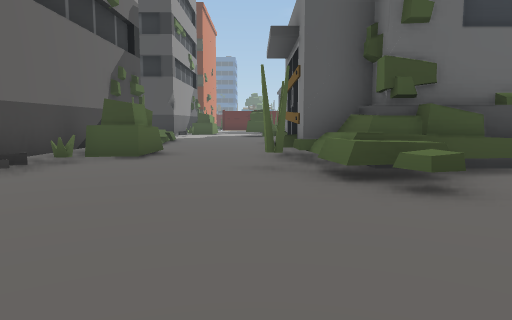
View 1 (above)

24 first-person views from a walk through a 3-D level made in the Unity game engine. The camera is 1.3 m above the floor, tilts 6° down and sees 70° across. The floor is counted in squares, 2 m on a side. Each view is taken from the middle of a square. On the plan, view 1 faces up. The plan holds only what a view shows up to about 11 squares ahead; the rest is blank. The place goes on beyond the plan. The player character is not drawn.

View 2
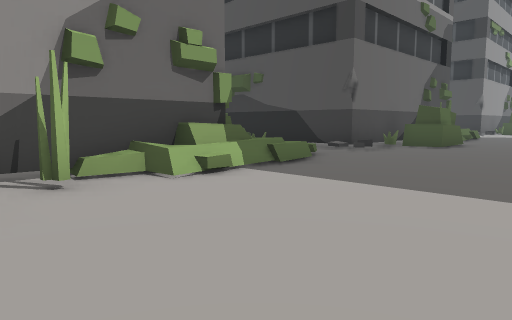

View 3
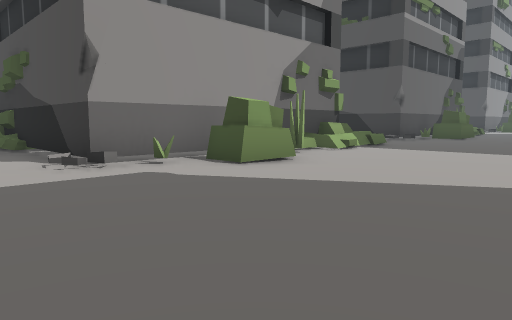

View 4
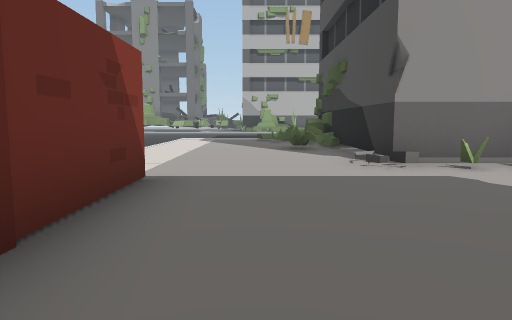

View 5
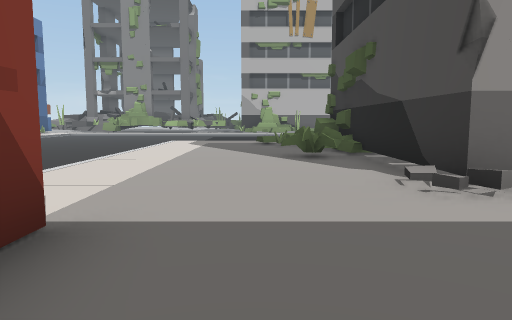

View 6
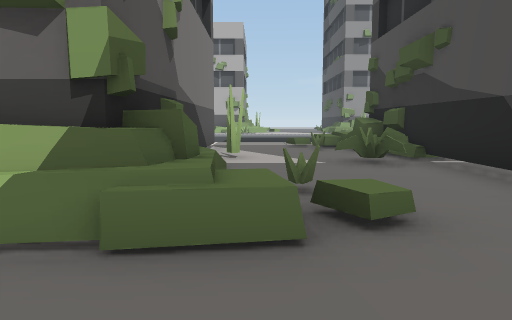

View 7
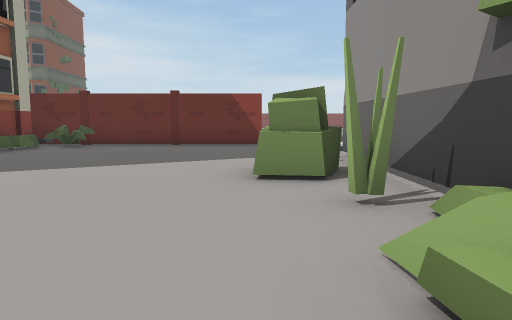

View 8
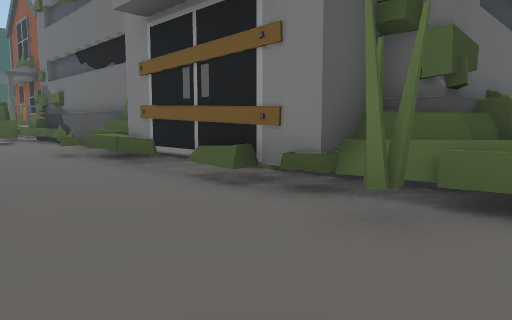

View 9
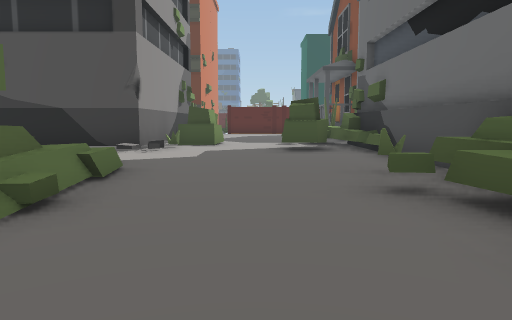

View 10
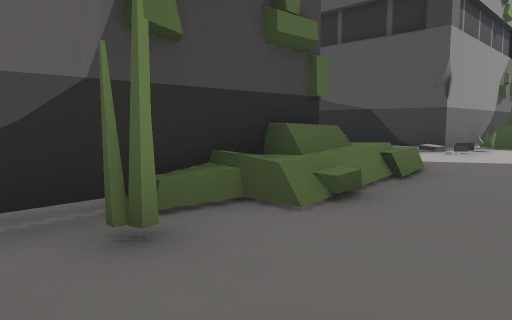

View 11
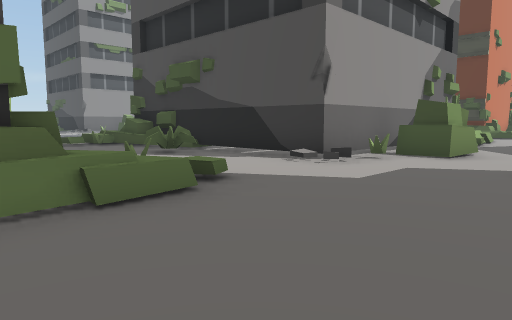

View 12
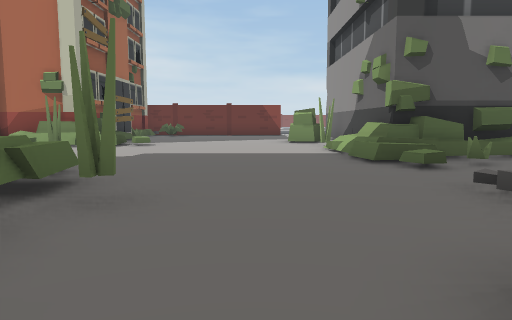

View 13
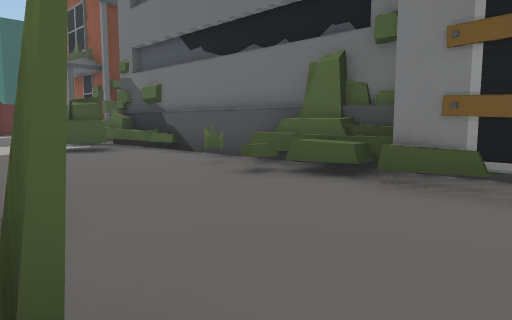

View 14
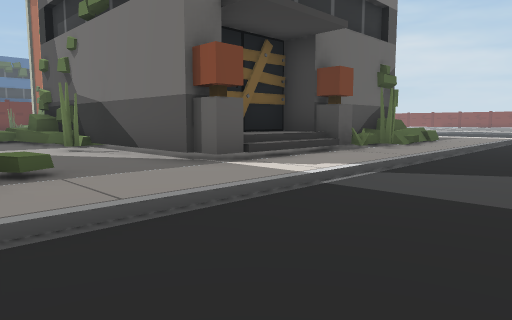

View 15
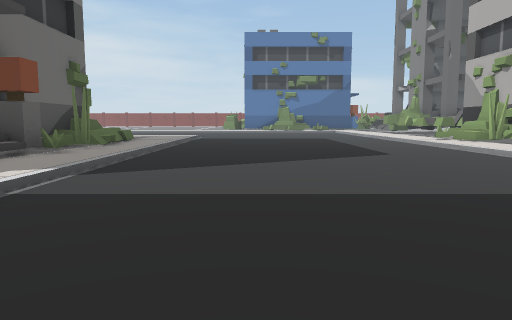

View 16
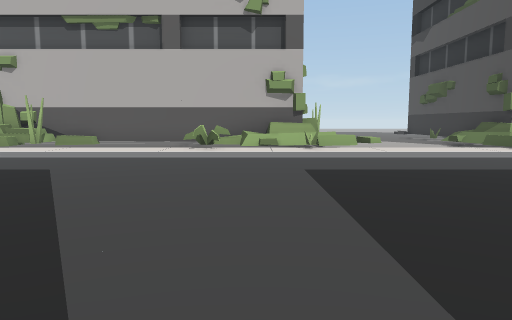

View 17
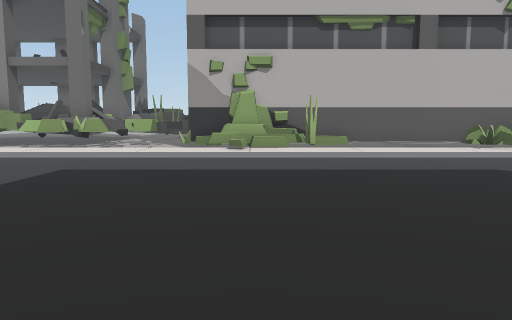

View 18
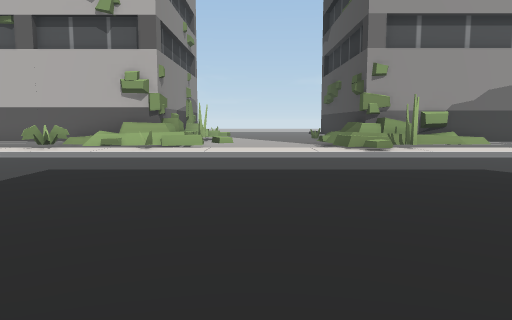

View 19
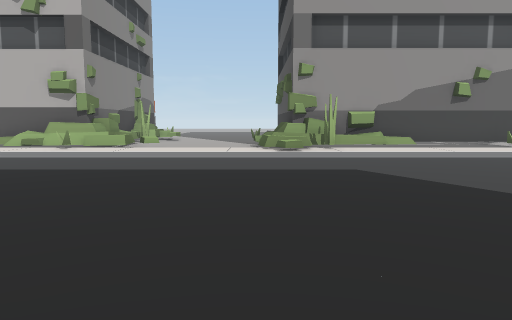

View 20
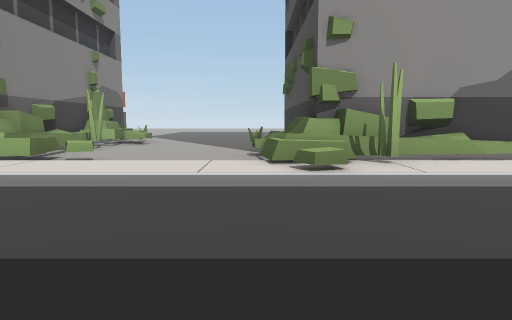

View 21
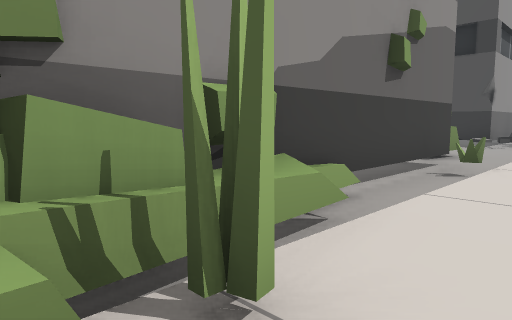

View 22
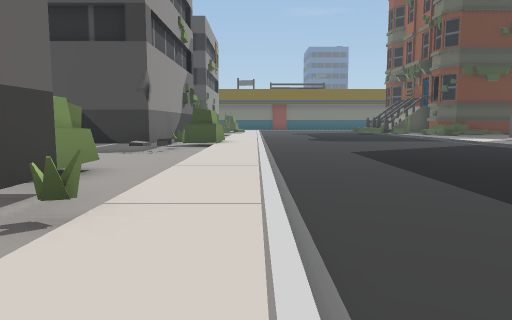

View 23
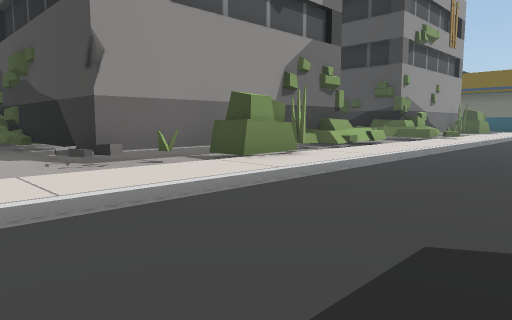

View 24
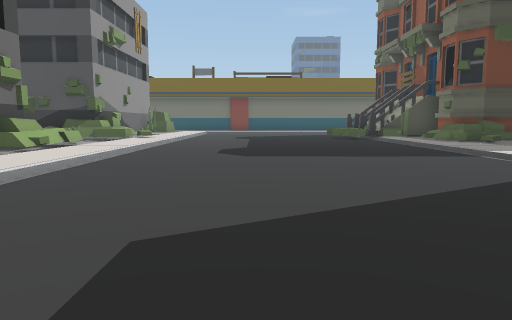

### Floor plan
Key: @ floor where view 1 was taken; # wall or solid block; x gap in a wall; . main floor; : floor 0.25 m higher than the main floor; + floor 1 m higher than the main floor; / step, stairs or slope; = window, fence, low wall or low ledge; ^ raised ledge.
Columns run from 24 left of view 1 to 2 right of it. Each row starts with its distance up from view 1.
 29    //.
 28    //.......:###
 27  ^^//.......==:
 26  #=//.......::
 25  #=//.......::
 24  #///.......:
 23  ##//.......         =:
 22  ###/.......         /:
 21  ###/.......        # ::
 20 ##=//.......        # ::
 19 .#///......         ###:^^^
 18 ...//......         ###::##
 17  ..//.....      #####=::#^#
 16  ..//....     ###:::::::#:#
 15  #.//....    ==::=::::::::#
 14  ..//...     ::::   ::::::#
 13   #//..             ==:::##
 12   #//..             #=:::^#
 11   #//.              #=:::^#
 10   #//...            #=:::##
  9   #//....           ##:::##
  8   ##/......         #::::#
  7 ###^/.......        ###::#
  6 =^///......./       #=:::##
  5 ...//....... ########::::^#
  4 ...//.......:^^::=:::::::^^
  3 ..^//.......::::::::::::::=
  2 ^^^//.......::::::::^^:::::
  1 ##x=/.......:########^:::::
  0  #///.......:/      #/::@::
 -1  ##=/.......//+^    #/:::::
 -2  # //.......//+^    ##::::/
 -3  # //.......:##     ###::::
 -4  # //.......:##     ###::::
 -5   #//.......:=#     #=:::::
 -6   ##/.......:^#######::::::
 -7   #^/.......:^:::=:::::::::
 -8   #//.......:::::::::::::::
 -9   #//.......::::::::::#####
-10   #//....    :::::::::
-11   #//...     ////////
-12   ##/.        .....

Positions as (right, up) in squares from view 1, and headings:
1: (0, 0), facing up
2: (1, -3), facing up-left
3: (2, -8), facing up-left
4: (2, -8), facing left
5: (0, -8), facing left
6: (-1, 2), facing left
7: (-2, 1), facing down
8: (-2, 4), facing up-right
9: (-1, 8), facing up
10: (-1, 8), facing up-left
11: (0, 11), facing up-left
12: (-1, 8), facing down
13: (-3, 8), facing up-right
14: (-15, 4), facing down-right
15: (-15, 4), facing down
16: (-12, 0), facing left
17: (-12, -7), facing left
18: (-12, 4), facing left
19: (-12, 6), facing left
20: (-16, 6), facing left
21: (-20, 7), facing up-left
22: (-20, 10), facing up
23: (-17, 17), facing up-left
24: (-17, 17), facing up
